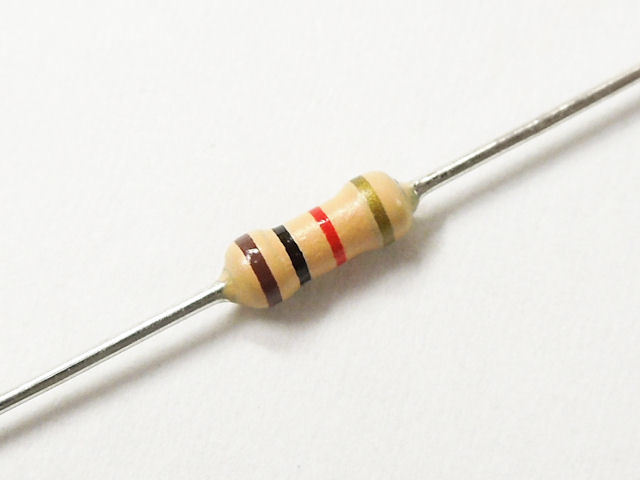
#> input picture test.jpg, 640 x 480 px
$ python extract_colors.py
#> lines starting #> are read from the running program, lines starting #| are printed output that depends on the picture
from PIL import Image
import numpy as np
from sklearn.cluster import KMeans
from collections import Counter
import os

def extract_colors(image_path, num_colors=5):
#> called with image_path = 'test.jpg', num_colors = 20
    try:
        # Open the image
        img = Image.open(image_path)
#> img is the input picture: PIL image 640x480 RGB; mean R, G, B 234.4, 231.8, 226.2

        # Resize image to speed up processing
        img = img.resize((150, 150))
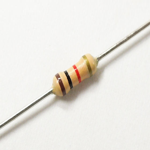
#> img: PIL image 150x150 RGB; mean R, G, B 234.4, 231.8, 226.2

        # Convert image to RGB
        img = img.convert('RGB')

        # Convert to numpy array
        img_np = np.array(img)

        # Reshape to a list of pixels
        pixels = img_np.reshape(-1, 3)

        # Use KMeans to find dominant colors
        kmeans = KMeans(n_clusters=num_colors + 2, random_state=42, n_init=10) # Ask for more clusters to allow filtering
        kmeans.fit(pixels)

        # Get colors and counts
        colors = kmeans.cluster_centers_
        labels = kmeans.labels_
        counts = Counter(labels)

        # Sort colors by count
        sorted_colors = sorted(counts.items(), key=lambda x: x[1], reverse=True)

        print(f"Top colors for {image_path} (using KMeans):")

        final_colors = []
        for index, count in sorted_colors:
            color = colors[index]
            r, g, b = int(color[0]), int(color[1]), int(color[2])

            # Filter out very light colors (background) if they are too dominant
            # Heuristic: if R, G, B are all > 230, it's likely white/off-white background
            if r > 230 and g > 230 and b > 230:
                continue

            final_colors.append((r, g, b, count))
            if len(final_colors) >= num_colors:
                break

        for r, g, b, count in final_colors:
            print(f"RGB: ({r}, {g}, {b}), Hex: #{r:02x}{g:02x}{b:02x}, Count: {count}")

    except Exception as e:
        print(f"Error: {e}")

if __name__ == "__main__":
    image_path = r"test.jpg"
    if os.path.exists(image_path):
        extract_colors(image_path, num_colors=20)
    else:
        print(f"File not found: {image_path}")

$ run again, with 112388.jpg copied over test.jpg
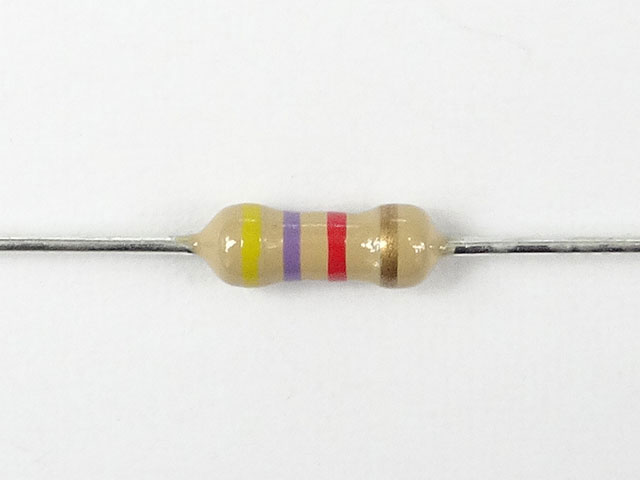
#> input picture 112388.jpg, 640 x 480 px
#> in extract_colors, img is the input picture: PIL image 640x480 RGB; mean R, G, B 233.2, 231.9, 228.7
#> in extract_colors, `img = img.resize((150, 150))`:
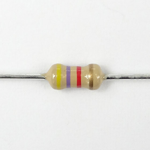
#> img: PIL image 150x150 RGB; mean R, G, B 233.2, 231.9, 228.7

$ run again, with Resist_Code1.jpg copied over test.jpg
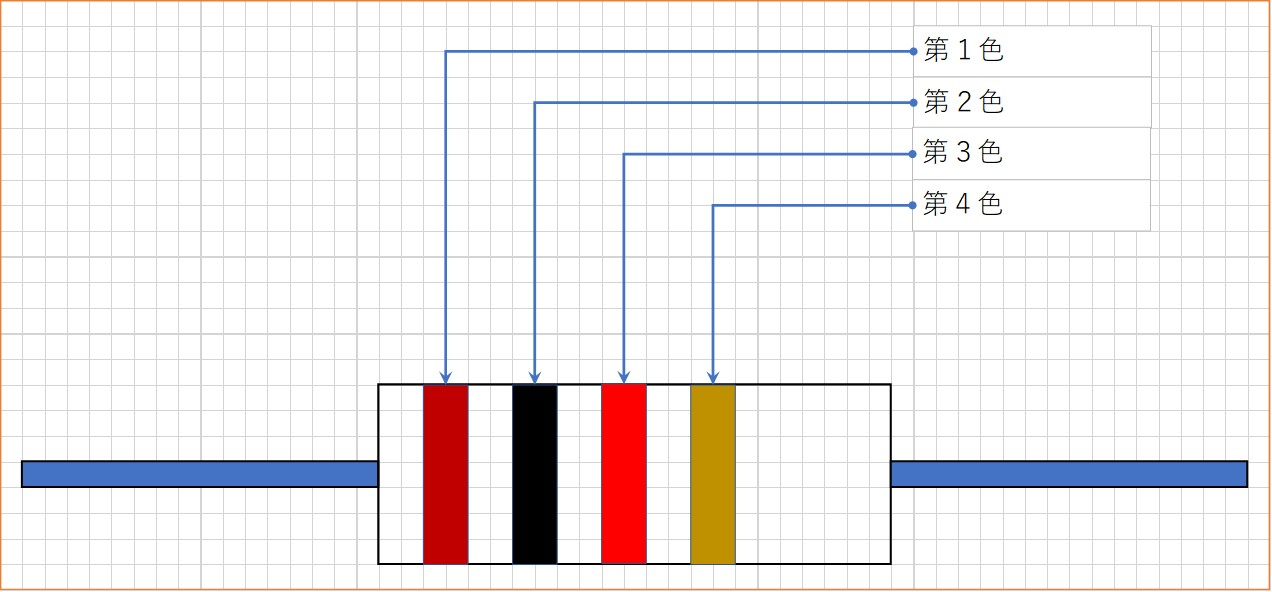
#> input picture Resist_Code1.jpg, 1272 x 592 px
#> in extract_colors, img is the input picture: PIL image 1272x592 RGB; mean R, G, B 238.8, 234.6, 235.1
#> in extract_colors, `img = img.resize((150, 150))`:
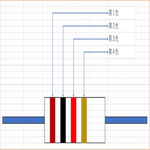
#> img: PIL image 150x150 RGB; mean R, G, B 238.5, 234.4, 234.9
